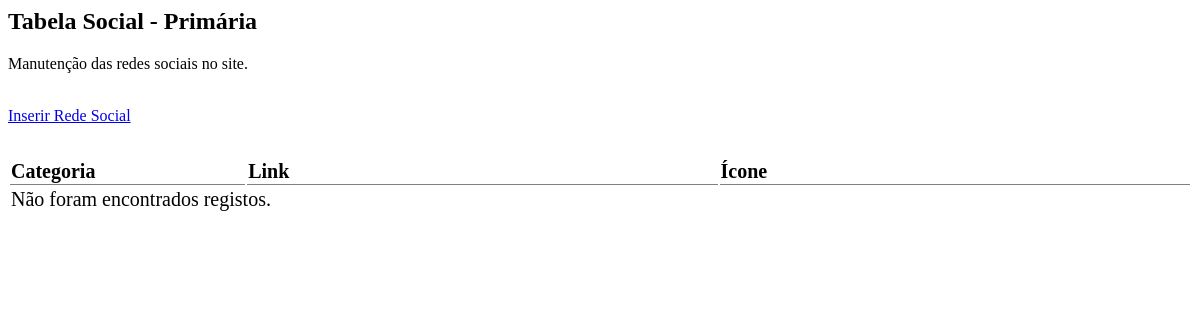
/backoffice/content/socials/socials.php, run on an earlier commit of the app's database.
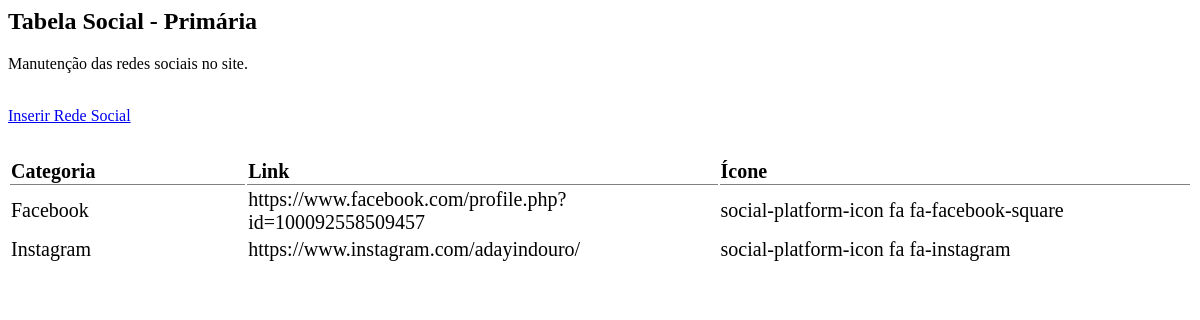
And on a later commit of the database.
### tables this page shows
CREATE TABLE IF NOT EXISTS `social_media` (
  `id` int(11) NOT NULL AUTO_INCREMENT,
  `category` varchar(50) DEFAULT NULL,
  `value` text DEFAULT NULL,
  `icon_class` text DEFAULT NULL,
  PRIMARY KEY (`id`)
);

### backoffice/content/socials/socials.php (the view, shortened to what this page needs)
<?php
$showsoc = "SELECT * FROM social_media ORDER BY id";
$show = mysqli_query($conn, $showsoc);
if (mysqli_num_rows($show) > 0) {
    $row = mysqli_fetch_array($show);
} else {
    $row = null;
}
?>
<h2>Tabela Social - Primária</h2>
<p>Manutenção das redes sociais no site.</p>
<a href="./?p=71" class="insert-button">Inserir Rede Social</a>
<a id="delLink" disabled><i class="fa-regular fa-trash-can fa-2xl" onclick="confirmDelete(<?php echo $row['id']; ?>)"></i></a>
<?php
if ($row !== null && isset($row['id'])) {
    $editLink = './?p=75&id=' . $row['id'] . '&operation=editar';
} else {
    $editLink = null;
}
echo '<a href="' . $editLink . '" id="editLink" disabled><i class="fa-regular fa-pen-to-square fa-2xl"></i></a>' ?>
<table class="table-hover" style="width:100%; font-size: 20px; margin-top: 1rem; padding-top: 1rem;">
    <thead>
        <tr>
            <th scope="col" style="text-align: left; width:20%; border-bottom: solid 1px grey; border-collapse: collapse;">Categoria</th>
            <th scope="col" style="text-align: left; width:40%; border-bottom: solid 1px grey; border-collapse: collapse;">Link</th>
            <th scope="col" style="text-align: left; width:40%; border-bottom: solid 1px grey; border-collapse: collapse;">Ícone</th>
        </tr>
    </thead>
    <tbody>
        <?php
        if ($row !== null) {
            do {
        ?>
                <tr id="tr_<?php echo $row['id']; ?>" onclick="storeID(<?php echo $row['id']; ?>)">
                    <?php
                    echo "<td>" . $row['category'] . "</td>";
                    echo "<td>" . $row['value'] . "</td>";
                    echo "<td>" . $row['icon_class'] . "</td>";
                    ?>
                </tr>
        <?php
            } while ($row = mysqli_fetch_assoc($show));
        } else {
            echo "<tr><td colspan='4'>Não foram encontrados registos.</td></tr>";
        }
        ?>
    </tbody>
</table>

What changed in the data, as far as the page shows it:
added social_media: category "Facebook", value "https://www.facebook.com/profile.php?id=100092558509457", icon_class "social-platform-icon fa fa-facebook-square"
added social_media: category "Instagram", value "https://www.instagram.com/adayindouro/", icon_class "social-platform-icon fa fa-instagram"
Also different on the page:
text no longer shown: "Não foram encontrados registos."
